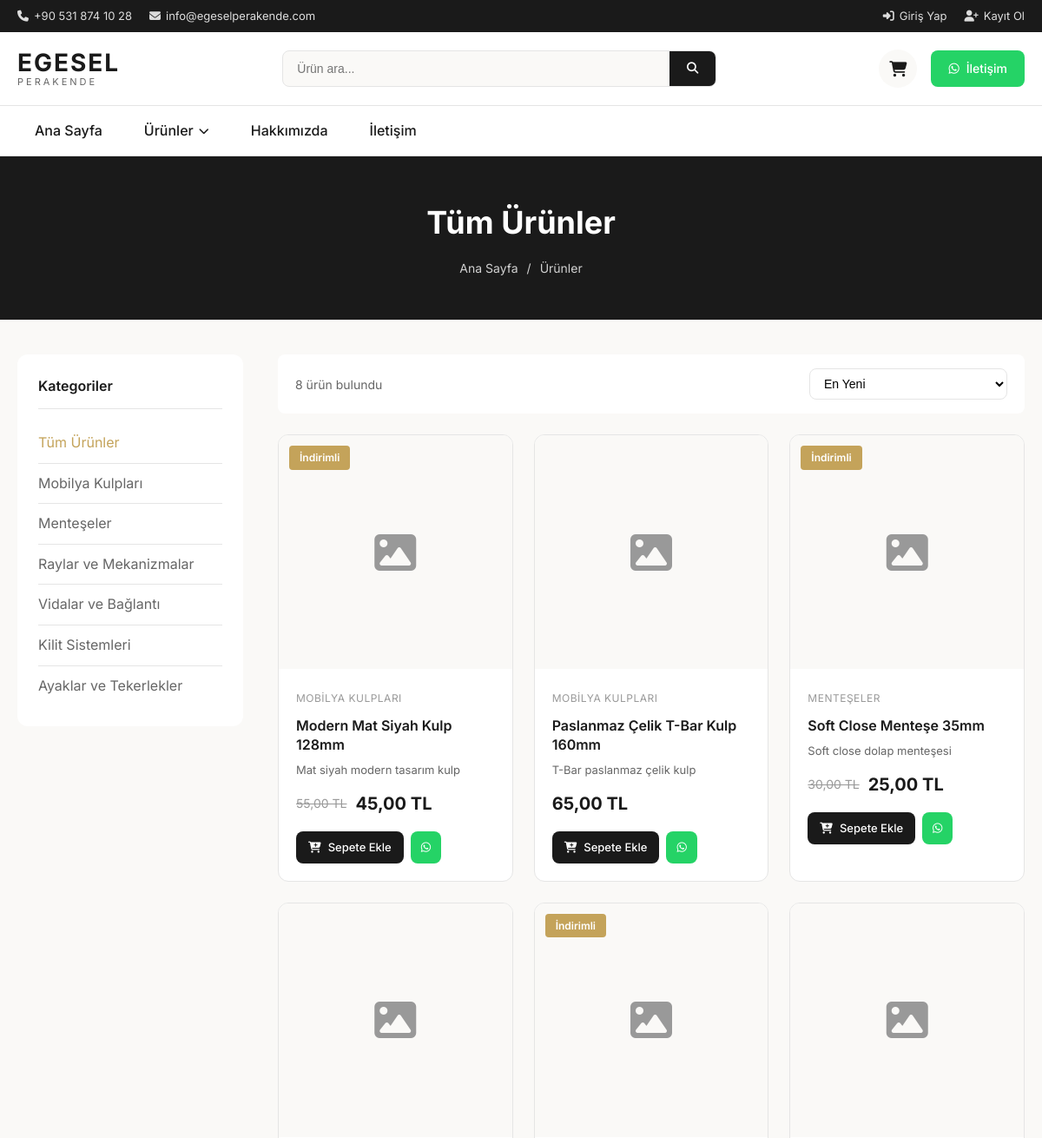
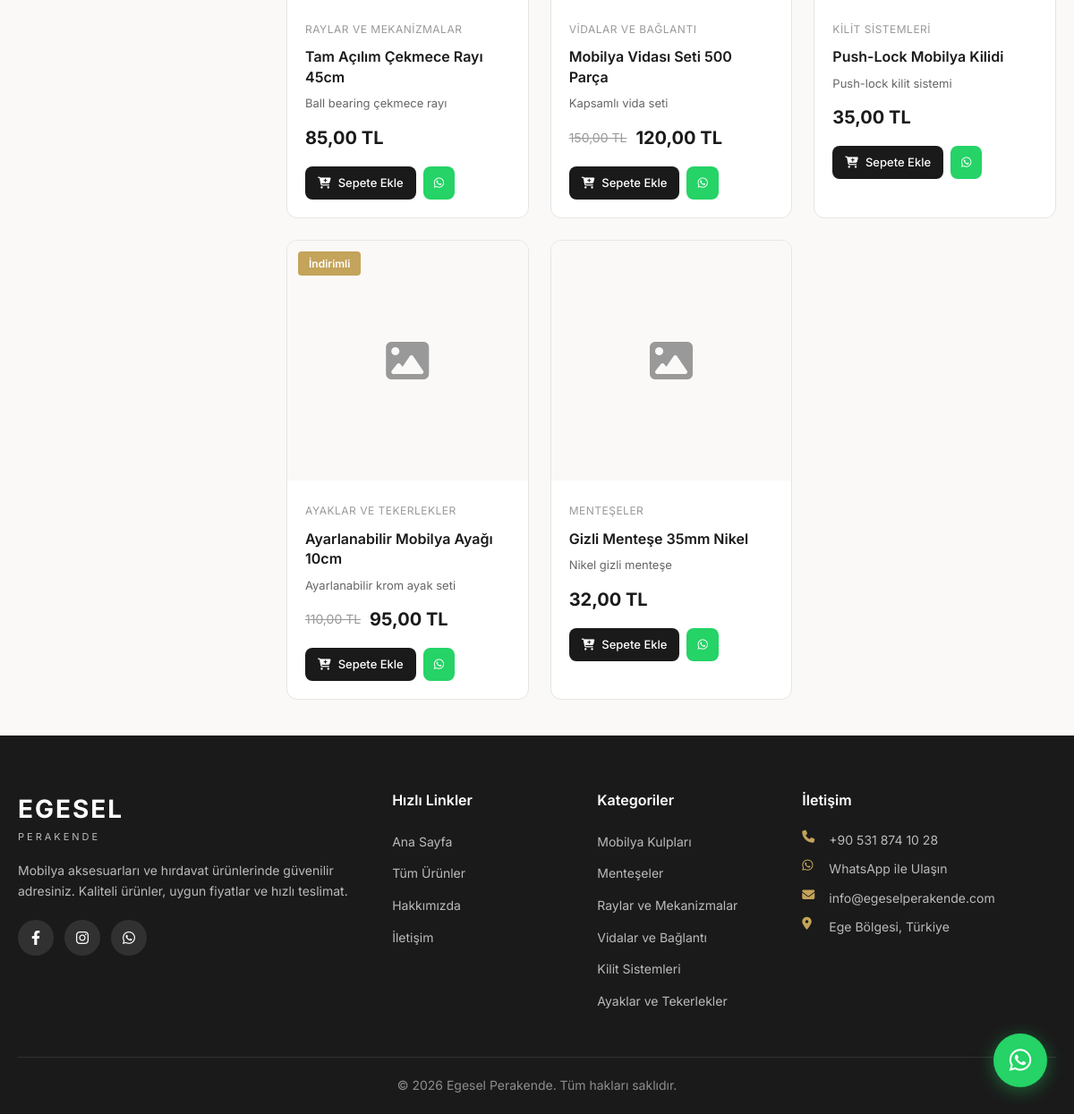
/urunler.php, run on the app's committed database (2 pictures, top to bottom).
### tables this page shows
CREATE TABLE IF NOT EXISTS categories (
    id INT AUTO_INCREMENT PRIMARY KEY,
    name VARCHAR(100) NOT NULL,
    slug VARCHAR(100) NOT NULL UNIQUE,
    description TEXT,
    image VARCHAR(255),
    parent_id INT DEFAULT NULL,
    sort_order INT DEFAULT 0,
    is_active TINYINT(1) DEFAULT 1,
    created_at TIMESTAMP DEFAULT CURRENT_TIMESTAMP,
    updated_at TIMESTAMP DEFAULT CURRENT_TIMESTAMP ON UPDATE CURRENT_TIMESTAMP,
    FOREIGN KEY (parent_id) REFERENCES categories(id) ON DELETE SET NULL
);

CREATE TABLE IF NOT EXISTS products (
    id INT AUTO_INCREMENT PRIMARY KEY,
    name VARCHAR(255) NOT NULL,
    slug VARCHAR(255) NOT NULL UNIQUE,
    description TEXT,
    short_description VARCHAR(500),
    price DECIMAL(10, 2) NOT NULL,
    old_price DECIMAL(10, 2) DEFAULT NULL,
    sku VARCHAR(50) UNIQUE,
    stock INT DEFAULT 0,
    category_id INT,
    image VARCHAR(255),
    images TEXT,
    is_featured TINYINT(1) DEFAULT 0,
    is_active TINYINT(1) DEFAULT 1,
    view_count INT DEFAULT 0,
    created_at TIMESTAMP DEFAULT CURRENT_TIMESTAMP,
    updated_at TIMESTAMP DEFAULT CURRENT_TIMESTAMP ON UPDATE CURRENT_TIMESTAMP,
    FOREIGN KEY (category_id) REFERENCES categories(id) ON DELETE SET NULL
);

### includes/functions.php (called while the page is built, shortened)
<?php
function e($string) {
    return htmlspecialchars($string, ENT_QUOTES, 'UTF-8');
}
function formatPrice($price) {
    return number_format($price, 2, ',', '.') . ' TL';
}
function getWhatsAppLink($message = '') {
    $number = WHATSAPP_NUMBER;
    $message = urlencode($message);
    return "https://wa.me/{$number}?text={$message}";
}
function getProductWhatsAppMessage($product) {
    $message = "Merhaba, aşağıdaki ürün hakkında bilgi almak istiyorum:\n\n";
    $message .= "Ürün: " . $product['name'] . "\n";
    $message .= "Fiyat: " . formatPrice($product['price']) . "\n";
    $message .= "Ürün Kodu: " . ($product['sku'] ?? 'Belirtilmemiş') . "\n";
    $message .= "Link: " . SITE_URL . "/urun.php?slug=" . $product['slug'];
    return $message;
}
function isLoggedIn() {
    return isset($_SESSION['user_id']);
}
function getCategories() {
    $db = getDB();
    $stmt = $db->query("SELECT * FROM categories WHERE is_active = 1 ORDER BY sort_order ASC");
    return $stmt->fetchAll();
}
function paginate($totalItems, $currentPage, $perPage = 12) {
    $totalPages = ceil($totalItems / $perPage);
    $currentPage = max(1, min($currentPage, $totalPages));
    $offset = ($currentPage - 1) * $perPage;
    return [
        'total_items' => $totalItems,
        'total_pages' => $totalPages,
        'current_page' => $currentPage,
        'per_page' => $perPage,
        'offset' => $offset
    ];
}
?>

### urunler.php (the view, shortened to what this page needs)
<?php
require_once 'includes/header.php';
$search = isset($_GET['q']) ? trim($_GET['q']) : '';
$sort = isset($_GET['siralama']) ? $_GET['siralama'] : 'newest';
$page = isset($_GET['sayfa']) ? (int)$_GET['sayfa'] : 1;
$perPage = 12;
$currentCategory = null;
$db = getDB();
$countSql = "SELECT COUNT(*) as total FROM products WHERE is_active = 1";
$params = [];
$stmt = $db->prepare($countSql);
$stmt->execute($params);
$totalProducts = $stmt->fetch()['total'];
$pagination = paginate($totalProducts, $page, $perPage);
$sql = "SELECT p.*, c.name as category_name FROM products p
        LEFT JOIN categories c ON p.category_id = c.id
        WHERE p.is_active = 1";
$params = [];
switch ($sort) {
    default:
        $sql .= " ORDER BY p.created_at DESC";
}
$sql .= " LIMIT {$pagination['per_page']} OFFSET {$pagination['offset']}";
$stmt = $db->prepare($sql);
$stmt->execute($params);
$products = $stmt->fetchAll();
?>
<section class="page-header">
    <div class="container">
        <h1><?php echo $currentCategory ? e($currentCategory['name']) : ($search ? 'Arama Sonuçları' : 'Tüm Ürünler'); ?></h1>
        <nav class="breadcrumb">
            <a href="<?php echo SITE_URL; ?>">Ana Sayfa</a>
            <span>/</span>
            <?php if ($currentCategory): ?>
                <a href="urunler.php">Ürünler</a>
                <span>/</span>
                <span><?php echo e($currentCategory['name']); ?></span>
            <?php else: ?>
                <span>Ürünler</span>
            <?php endif; ?>
        </nav>
    </div>
</section>
<section class="products-page">
    <div class="container">
        <div class="products-layout">
            <aside class="products-sidebar">
                <div class="sidebar-section">
                    <h3>Kategoriler</h3>
                    <ul class="category-list">
                        <li>
                            <a href="urunler.php" class="<?php echo !$currentCategory ? 'active' : ''; ?>">
                                Tüm Ürünler
                            </a>
                        </li>
                        <?php foreach ($categories as $cat): ?>
                            <li>
                                <a href="urunler.php?kategori=<?php echo e($cat['slug']); ?>"
                                   class="<?php echo ($currentCategory && $currentCategory['id'] == $cat['id']) ? 'active' : ''; ?>">
                                    <?php echo e($cat['name']); ?>
                                </a>
                            </li>
                        <?php endforeach; ?>
                    </ul>
                </div>
            </aside>
            <div class="products-content">
                <div class="products-toolbar">
                    <div class="toolbar-left">
                        <span class="product-count"><?php echo $totalProducts; ?> ürün bulundu</span>
                    </div>
                    <div class="toolbar-right">
                        <form action="" method="GET" class="sort-form">
                            <select name="siralama" onchange="this.form.submit()">
                                <option value="newest" <?php echo $sort == 'newest' ? 'selected' : ''; ?>>En Yeni</option>
                            </select>
                        </form>
                    </div>
                </div>
                <?php if (empty($products)): ?>
                    <div class="no-products">
                        <i class="fas fa-box-open"></i>
                        <h3>Ürün Bulunamadı</h3>
                        <p>Aradığınız kriterlere uygun ürün bulunamadı.</p>
                        <a href="urunler.php" class="btn btn-primary">Tüm Ürünleri Görüntüle</a>
                    </div>
                <?php else: ?>
                    <div class="products-grid">
                        <?php foreach ($products as $product): ?>
                            <div class="product-card">
                                <?php if ($product['old_price']): ?>
                                    <span class="product-badge">İndirimli</span>
                                <?php endif; ?>
                                <a href="urun.php?slug=<?php echo e($product['slug']); ?>" class="product-image">
                                    <?php if ($product['image']): ?>
                                        <img src="<?php echo SITE_URL . '/' . e($product['image']); ?>" alt="<?php echo e($product['name']); ?>">
                                    <?php else: ?>
                                        <div class="no-image"><i class="fas fa-image"></i></div>
                                    <?php endif; ?>
                                </a>
                                <div class="product-info">
                                    <span class="product-category"><?php echo e($product['category_name']); ?></span>
                                    <h3><a href="urun.php?slug=<?php echo e($product['slug']); ?>"><?php echo e($product['name']); ?></a></h3>
                                    <p class="product-description"><?php echo e($product['short_description']); ?></p>
                                    <div class="product-price">
                                        <?php if ($product['old_price']): ?>
                                            <span class="old-price"><?php echo formatPrice($product['old_price']); ?></span>
                                        <?php endif; ?>
                                        <span class="current-price"><?php echo formatPrice($product['price']); ?></span>
                                    </div>
                                    <div class="product-actions">
                                        <a href="sepet-ekle.php?id=<?php echo $product['id']; ?>" class="btn btn-sm btn-primary">
                                            <i class="fas fa-cart-plus"></i> Sepete Ekle
                                        </a>
                                        <a href="<?php echo getWhatsAppLink(getProductWhatsAppMessage($product)); ?>"
                                           class="btn btn-sm btn-whatsapp" target="_blank">
                                            <i class="fab fa-whatsapp"></i>
                                        </a>
                                    </div>
                                </div>
                            </div>
                        <?php endforeach; ?>
                    </div>
                <?php endif; ?>
            </div>
        </div>
    </div>
</section>
<?php require_once 'includes/footer.php'; ?>

### includes/header.php (shortened to what this page needs)
<?php
require_once __DIR__ . '/functions.php';
$categories = getCategories();
?>
<!DOCTYPE html>
<html lang="tr">
<head>
    <link rel="stylesheet" href="https://cdnjs.cloudflare.com/ajax/libs/font-awesome/6.4.0/css/all.min.css">
    <link rel="stylesheet" href="<?php echo SITE_URL; ?>/assets/css/style.css">
</head>
<body>
    <div class="top-bar">
        <div class="container">
            <div class="top-bar-content">
                <div class="top-bar-left">
                    <a href="tel:+905318741028">
                        <i class="fas fa-phone"></i> +90 531 874 10 28
                    </a>
                    <a href="mailto:info@egeselperakende.com">
                        <i class="fas fa-envelope"></i> info@egeselperakende.com
                    </a>
                </div>
                <div class="top-bar-right">
                    <?php if (isLoggedIn()): ?>
                        <span>Hoşgeldin, <?php echo e($_SESSION['user_name']); ?></span>
                        <?php if (isAdmin()): ?>
                            <a href="<?php echo SITE_URL; ?>/admin/"><i class="fas fa-cog"></i> Admin Panel</a>
                        <?php endif; ?>
                        <a href="<?php echo SITE_URL; ?>/cikis.php"><i class="fas fa-sign-out-alt"></i> Çıkış</a>
                    <?php else: ?>
                        <a href="<?php echo SITE_URL; ?>/giris.php"><i class="fas fa-sign-in-alt"></i> Giriş Yap</a>
                        <a href="<?php echo SITE_URL; ?>/kayit.php"><i class="fas fa-user-plus"></i> Kayıt Ol</a>
                    <?php endif; ?>
                </div>
            </div>
        </div>
    </div>
    <header class="header">
        <div class="container">
            <div class="header-content">
                <a href="<?php echo SITE_URL; ?>" class="logo">
                    <span class="logo-text">EGESEL</span>
                    <span class="logo-subtext">PERAKENDE</span>
                </a>
                <form action="<?php echo SITE_URL; ?>/urunler.php" method="GET" class="search-form">
                    <input type="text" name="q" placeholder="Ürün ara..." value="<?php echo isset($_GET['q']) ? e($_GET['q']) : ''; ?>">
                    <button type="submit"><i class="fas fa-search"></i></button>
                </form>
                <div class="header-actions">
                    <a href="<?php echo SITE_URL; ?>/sepet.php" class="header-action" title="Sepetim">
                        <i class="fas fa-shopping-cart"></i>
                    </a>
                    <a href="<?php echo getWhatsAppLink('Merhaba, Egesel Perakende hakkında bilgi almak istiyorum.'); ?>"
                       class="whatsapp-btn" target="_blank" title="WhatsApp ile İletişim">
                        <i class="fab fa-whatsapp"></i>
                        <span>İletişim</span>
                    </a>
                </div>
            </div>
        </div>
    </header>
    <nav class="main-nav" id="mainNav">
        <div class="container">
            <ul class="nav-menu">
                <li><a href="<?php echo SITE_URL; ?>">Ana Sayfa</a></li>
                <li class="has-dropdown">
                    <a href="<?php echo SITE_URL; ?>/urunler.php">Ürünler <i class="fas fa-chevron-down"></i></a>
                </li>
                <li><a href="<?php echo SITE_URL; ?>/hakkimizda.php">Hakkımızda</a></li>
                <li><a href="<?php echo SITE_URL; ?>/iletisim.php">İletişim</a></li>
            </ul>
        </div>
    </nav>
    <main class="main-content">

### includes/footer.php (shortened to what this page needs)
    </main>
    <footer class="footer">
        <div class="container">
            <div class="footer-grid">
                <div class="footer-section">
                    <div class="footer-logo">
                        <span class="logo-text">EGESEL</span>
                        <span class="logo-subtext">PERAKENDE</span>
                    </div>
                    <p>Mobilya aksesuarları ve hırdavat ürünlerinde güvenilir adresiniz. Kaliteli ürünler, uygun fiyatlar ve hızlı teslimat.</p>
                    <div class="social-links">
                        <a href="#" title="Facebook"><i class="fab fa-facebook-f"></i></a>
                        <a href="#" title="Instagram"><i class="fab fa-instagram"></i></a>
                        <a href="<?php echo getWhatsAppLink(); ?>" target="_blank" title="WhatsApp"><i class="fab fa-whatsapp"></i></a>
                    </div>
                </div>
                <div class="footer-section">
                    <h4>Hızlı Linkler</h4>
                    <ul>
                        <li><a href="<?php echo SITE_URL; ?>">Ana Sayfa</a></li>
                        <li><a href="<?php echo SITE_URL; ?>/urunler.php">Tüm Ürünler</a></li>
                        <li><a href="<?php echo SITE_URL; ?>/hakkimizda.php">Hakkımızda</a></li>
                        <li><a href="<?php echo SITE_URL; ?>/iletisim.php">İletişim</a></li>
                    </ul>
                </div>
                <div class="footer-section">
                    <h4>Kategoriler</h4>
                    <ul>
                        <?php foreach (array_slice($categories, 0, 6) as $category): ?>
                            <li>
                                <a href="<?php echo SITE_URL; ?>/urunler.php?kategori=<?php echo e($category['slug']); ?>">
                                    <?php echo e($category['name']); ?>
                                </a>
                            </li>
                        <?php endforeach; ?>
                    </ul>
                </div>
                <div class="footer-section">
                    <h4>İletişim</h4>
                    <ul class="contact-list">
                        <li>
                            <i class="fas fa-phone"></i>
                            <a href="tel:+905318741028">+90 531 874 10 28</a>
                        </li>
                        <li>
                            <i class="fab fa-whatsapp"></i>
                            <a href="<?php echo getWhatsAppLink(); ?>" target="_blank">WhatsApp ile Ulaşın</a>
                        </li>
                        <li>
                            <i class="fas fa-envelope"></i>
                            <a href="mailto:info@egeselperakende.com">info@egeselperakende.com</a>
                        </li>
                        <li>
                            <i class="fas fa-map-marker-alt"></i>
                            <span>Ege Bölgesi, Türkiye</span>
                        </li>
                    </ul>
                </div>
            </div>
            <div class="footer-bottom">
                <p>&copy; <?php echo date('Y'); ?> Egesel Perakende. Tüm hakları saklıdır.</p>
            </div>
        </div>
    </footer>
    <a href="<?php echo getWhatsAppLink('Merhaba, Egesel Perakende hakkında bilgi almak istiyorum.'); ?>"
       class="whatsapp-float" target="_blank" title="WhatsApp ile İletişim">
        <i class="fab fa-whatsapp"></i>
    </a>
</body>
</html>

### data on the page
categories: name "Mobilya Kulpları"
categories: name "Menteşeler"
categories: name "Raylar ve Mekanizmalar"
categories: name "Vidalar ve Bağlantı"
categories: name "Kilit Sistemleri"
categories: name "Ayaklar ve Tekerlekler"
products: shows "İndirimli", category.name "MOBILYA KULPLARI", name "Modern Mat Siyah Kulp 128mm", short_description "Mat siyah modern tasarım kulp", old_price "55,00 TL", price "45,00 TL"
products: category.name "MOBILYA KULPLARI", name "Paslanmaz Çelik T-Bar Kulp 160mm", short_description "T-Bar paslanmaz çelik kulp", price "65,00 TL"
products: shows "İndirimli", category.name "MENTEŞELER", name "Soft Close Menteşe 35mm", short_description "Soft close dolap menteşesi", old_price "30,00 TL", price "25,00 TL"
products: category.name "RAYLAR VE MEKANIZMALAR", name "Tam Açılım Çekmece Rayı 45cm", short_description "Ball bearing çekmece rayı", price "85,00 TL"
products: shows "İndirimli", category.name "VIDALAR VE BAĞLANTI", name "Mobilya Vidası Seti 500 Parça", short_description "Kapsamlı vida seti", old_price "150,00 TL", price "120,00 TL"
products: category.name "KILIT SISTEMLERI", name "Push-Lock Mobilya Kilidi", short_description "Push-lock kilit sistemi", price "35,00 TL"
products: shows "İndirimli", category.name "AYAKLAR VE TEKERLEKLER", name "Ayarlanabilir Mobilya Ayağı 10cm", short_description "Ayarlanabilir krom ayak seti", old_price "110,00 TL", price "95,00 TL"
products: category.name "MENTEŞELER", name "Gizli Menteşe 35mm Nikel", short_description "Nikel gizli menteşe", price "32,00 TL"

### other printed values
$totalProducts "8"
